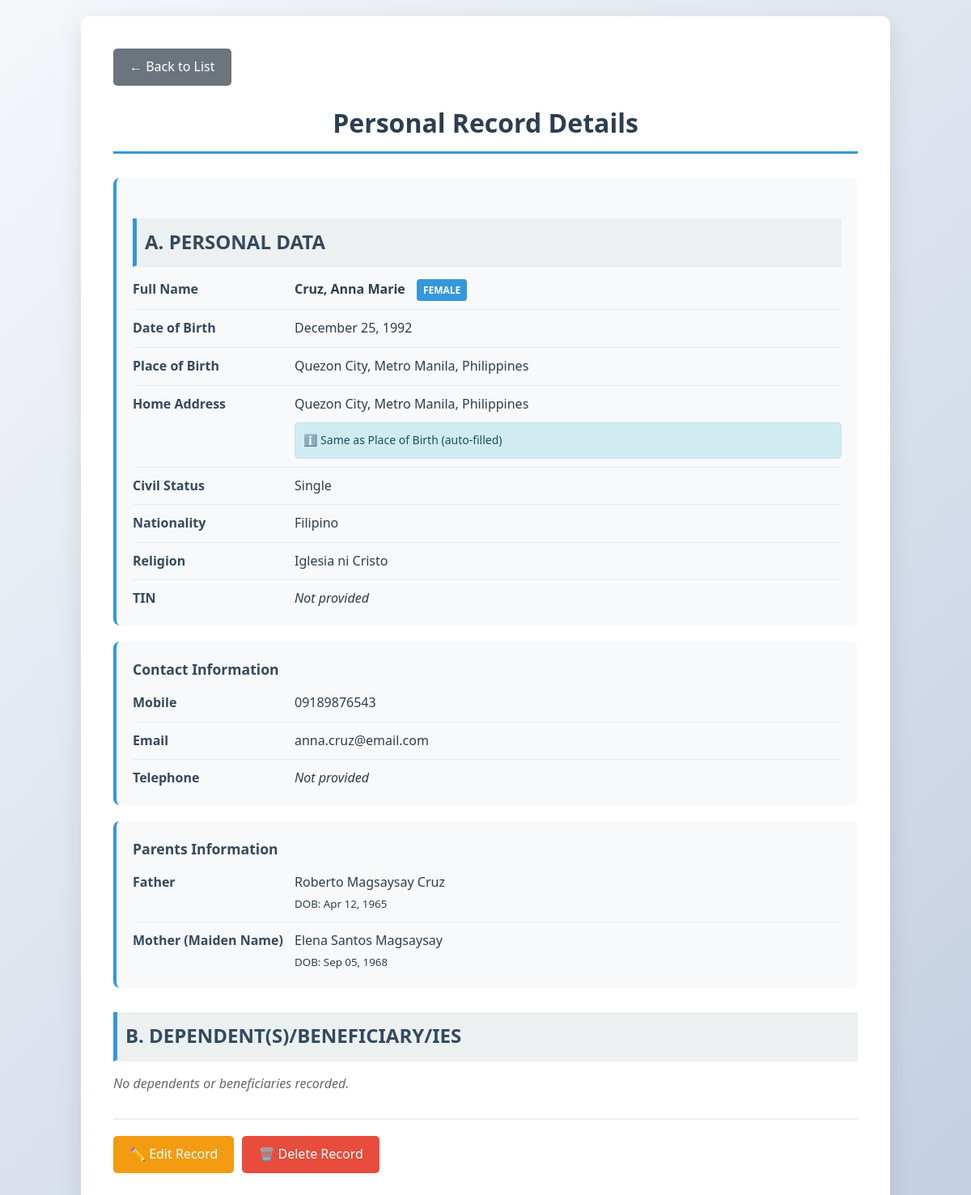
The page /view.php?id=5 on the database its author committed.
### tables this page shows
CREATE TABLE `personal_data` (
  `id` int(11) NOT NULL,
  `last_name` varchar(100) NOT NULL,
  `first_name` varchar(100) NOT NULL,
  `middle_name` varchar(100) DEFAULT NULL,
  `suffix` varchar(20) DEFAULT NULL,
  `dob` date NOT NULL,
  `sex` enum('Male','Female') NOT NULL,
  `civil_status` varchar(50) NOT NULL,
  `civil_status_other` varchar(100) DEFAULT NULL,
  `tin` varchar(50) DEFAULT NULL,
  `nationality` varchar(100) NOT NULL,
  `religion` varchar(100) DEFAULT NULL,
  `pob_city_municipality` varchar(100) NOT NULL,
  `pob_province` varchar(100) DEFAULT NULL,
  `pob_country` varchar(100) DEFAULT 'Philippines',
  `birth_same_as_home` tinyint(1) DEFAULT 0,
  `home_address` text DEFAULT NULL,
  `mobile` varchar(20) NOT NULL,
  `email` varchar(100) NOT NULL,
  `telephone` varchar(50) DEFAULT NULL,
  `father_last_name` varchar(100) DEFAULT NULL,
  `father_first_name` varchar(100) DEFAULT NULL,
  `father_middle_name` varchar(100) DEFAULT NULL,
  `father_suffix` varchar(20) DEFAULT NULL,
  `father_dob` date DEFAULT NULL,
  `mother_last_name` varchar(100) DEFAULT NULL,
  `mother_first_name` varchar(100) DEFAULT NULL,
  `mother_middle_name` varchar(100) DEFAULT NULL,
  `mother_suffix` varchar(20) DEFAULT NULL,
  `mother_dob` date DEFAULT NULL,
  `created_at` timestamp NOT NULL DEFAULT current_timestamp()
);

### functions.php (called while the page is built, shortened)
<?php
function getDB() {
    return getDBConnection();
}
function getRecordById($id) {
    $pdo = getDB();
    $stmt = $pdo->prepare("SELECT * FROM personal_data WHERE id = ?");
    $stmt->execute([$id]);
    $record = $stmt->fetch();
    $stmt = $pdo->prepare("SELECT * FROM dependents WHERE personal_data_id = ?");
    $stmt->execute([$id]);
    $dependents = $stmt->fetchAll();
    $record['spouse'] = null;
    $record['children'] = [];
    $record['beneficiaries'] = [];
    return $record;
}
?>

### view.php (the view, shortened to what this page needs)
<?php
require_once 'functions.php';
$id = isset($_GET['id']) ? intval($_GET['id']) : 0;
$record = getRecordById($id);
?>
<!DOCTYPE html>
<html lang="en">
<head>
    <link rel="stylesheet" href="css/style.css">
</head>
<body>
    <div class="container">
        <a href="index.php" class="btn-back">← Back to List</a>
        <h1>Personal Record Details</h1>
        <div class="detail-group">
            <h2 class="section-title">A. PERSONAL DATA</h2>
            <div class="detail-row">
                <div class="detail-label">Full Name</div>
                <div class="detail-value">
                    <strong>
                        <?php echo htmlspecialchars($record['last_name'] . ', ' . $record['first_name']); ?>
                        <?php if ($record['middle_name']) echo htmlspecialchars(' ' . $record['middle_name']); ?>
                    </strong>
                    <span class="badge badge-info" style="margin-left: 10px;"><?php echo $record['sex']; ?></span>
                </div>
            </div>
            <div class="detail-row">
                <div class="detail-label">Date of Birth</div>
                <div class="detail-value"><?php echo date('F d, Y', strtotime($record['dob'])); ?></div>
            </div>
            <div class="detail-row">
                <div class="detail-label">Place of Birth</div>
                <div class="detail-value">
                    <?php echo htmlspecialchars($record['pob_city_municipality'] . ', ' . $record['pob_province'] . ', ' . $record['pob_country']); ?>
                </div>
            </div>
            <div class="detail-row">
                <div class="detail-label">Home Address</div>
                <div class="detail-value">
                    <?php echo nl2br(htmlspecialchars($record['home_address'])); ?>
                    <?php if ($record['birth_same_as_home']): ?>
                        <div class="same-address-notice">
                            ℹ️ Same as Place of Birth (auto-filled)
                        </div>
                    <?php endif; ?>
                </div>
            </div>
            <div class="detail-row">
                <div class="detail-label">Civil Status</div>
                <div class="detail-value">
                    <?php echo htmlspecialchars($record['civil_status']); ?>
                </div>
            </div>
            <div class="detail-row">
                <div class="detail-label">Nationality</div>
                <div class="detail-value"><?php echo htmlspecialchars($record['nationality']); ?></div>
            </div>
            <div class="detail-row">
                <div class="detail-label">Religion</div>
                <div class="detail-value"><?php echo $record['religion'] ? htmlspecialchars($record['religion']) : '<em>Not specified</em>'; ?></div>
            </div>
            <div class="detail-row">
                <div class="detail-label">TIN</div>
                <div class="detail-value"><?php echo $record['tin'] ? htmlspecialchars($record['tin']) : '<em>Not provided</em>'; ?></div>
            </div>
        </div>
        <div class="detail-group">
            <h3 style="margin-top: 0;">Contact Information</h3>
            <div class="detail-row">
                <div class="detail-label">Mobile</div>
                <div class="detail-value"><?php echo htmlspecialchars($record['mobile']); ?></div>
            </div>
            <div class="detail-row">
                <div class="detail-label">Email</div>
                <div class="detail-value"><?php echo htmlspecialchars($record['email']); ?></div>
            </div>
            <div class="detail-row">
                <div class="detail-label">Telephone</div>
                <div class="detail-value"><?php echo $record['telephone'] ? htmlspecialchars($record['telephone']) : '<em>Not provided</em>'; ?></div>
            </div>
        </div>
        <div class="detail-group">
            <h3 style="margin-top: 0;">Parents Information</h3>
            <div class="detail-row">
                <div class="detail-label">Father</div>
                <div class="detail-value">
                    <?php if ($record['father_last_name'] || $record['father_first_name']): ?>
                        <?php echo htmlspecialchars(trim($record['father_first_name'] . ' ' . $record['father_middle_name'] . ' ' . $record['father_last_name'] . ' ' . $record['father_suffix'])); ?>
                        <?php if ($record['father_dob']): ?>
                            <br><small>DOB: <?php echo date('M d, Y', strtotime($record['father_dob'])); ?></small>
                        <?php endif; ?>
                    <?php else: ?>
                        <em>Not provided</em>
                    <?php endif; ?>
                </div>
            </div>
            <div class="detail-row">
                <div class="detail-label">Mother (Maiden Name)</div>
                <div class="detail-value">
                    <?php if ($record['mother_last_name'] || $record['mother_first_name']): ?>
                        <?php echo htmlspecialchars(trim($record['mother_first_name'] . ' ' . $record['mother_middle_name'] . ' ' . $record['mother_last_name'] . ' ' . $record['mother_suffix'])); ?>
                        <?php if ($record['mother_dob']): ?>
                            <br><small>DOB: <?php echo date('M d, Y', strtotime($record['mother_dob'])); ?></small>
                        <?php endif; ?>
                    <?php else: ?>
                        <em>Not provided</em>
                    <?php endif; ?>
                </div>
            </div>
        </div>
        <h2 class="section-title">B. DEPENDENT(S)/BENEFICIARY/IES</h2>
        <?php if ($record['spouse'] || count($record['children']) > 0 || count($record['beneficiaries']) > 0): ?>
            <div class="dependents-list">
                <?php if ($record['spouse']): ?>
                    <div class="dependent-card">
                        <div class="dependent-type">Spouse</div>
                        <div style="font-weight: 600;">
                            <?php echo htmlspecialchars($record['spouse']['first_name'] . ' ' . $record['spouse']['middle_name'] . ' ' . $record['spouse']['last_name']); ?>
                            <?php if ($record['spouse']['suffix']): ?>
                                <?php echo htmlspecialchars(', ' . $record['spouse']['suffix']); ?>
                            <?php endif; ?>
                        </div>
                    </div>
                <?php endif; ?>
                <?php foreach ($record['children'] as $child): ?>
                    <div class="dependent-card">
                        <div class="dependent-type">Child</div>
                        <div style="font-weight: 600;">
                            <?php echo htmlspecialchars($child['first_name'] . ' ' . $child['middle_name'] . ' ' . $child['last_name']); ?>
                            <?php if ($child['suffix']): ?>
                                <?php echo htmlspecialchars(', ' . $child['suffix']); ?>
                            <?php endif; ?>
                        </div>
                        <?php if ($child['dob']): ?>
                            <div style="font-size: 14px; color: #666;">DOB: <?php echo date('M d, Y', strtotime($child['dob'])); ?></div>
                        <?php endif; ?>
                    </div>
                <?php endforeach; ?>
                <?php foreach ($record['beneficiaries'] as $ben): ?>
                    <div class="dependent-card">
                        <div class="dependent-type">Beneficiary</div>
                        <div style="font-weight: 600;">
                            <?php echo htmlspecialchars($ben['first_name'] . ' ' . $ben['middle_name'] . ' ' . $ben['last_name']); ?>
                        </div>
                        <div style="font-size: 14px; color: #666;">
                            Relationship: <?php echo htmlspecialchars($ben['relationship']); ?>
                            <?php if ($ben['dob']): ?> | DOB: <?php echo date('M d, Y', strtotime($ben['dob'])); ?><?php endif; ?>
                        </div>
                    </div>
                <?php endforeach; ?>
            </div>
        <?php else: ?>
            <p style="color: #666; font-style: italic;">No dependents or beneficiaries recorded.</p>
        <?php endif; ?>
        <div class="btn-group">
            <a href="edit.php?id=<?php echo $record['id']; ?>" class="btn-edit">✏️ Edit Record</a>
            <a href="delete.php?id=<?php echo $record['id']; ?>"
               class="btn-delete"
               onclick="return confirm('Are you sure you want to delete this record?')">🗑️ Delete Record</a>
        </div>
    </div>
</body>
</html>

### css/style.css (style rules this page uses)
:root { --primary-color: #3498db; --primary-dark: #2980b9; --danger-color: #e74c3c; --success-color: #27ae60; --text-dark: #2c3e50; --text-gray: #7f8c8d; --bg-light: #ecf0f1; --border-color: #bdc3c7; }
* { box-sizing: border-box; font-family: 'Segoe UI', Tahoma, Geneva, Verdana, sans-serif; margin: 0; padding: 0; }
body { background: linear-gradient(135deg, #f5f7fa 0%, #c3cfe2 100%); padding: 20px; line-height: 1.6; }
.container { max-width: 1000px; margin: 0 auto; background: white; padding: 40px; border-radius: 10px; box-shadow: 0 10px 30px rgba(0,0,0,0.1); }
h1 { color: var(--text-dark); text-align: center; margin-bottom: 30px; border-bottom: 3px solid var(--primary-color); padding-bottom: 10px; }
h2 { color: #34495e; margin-top: 30px; margin-bottom: 20px; background: var(--bg-light); padding: 10px; border-left: 5px solid var(--primary-color); }
h3 { color: #34495e; margin-top: 25px; margin-bottom: 15px; font-size: 1.1em; }

### view.php (style rules this page uses)
.detail-group { background: #f8f9fa; padding: 20px; border-radius: 8px; margin-bottom: 20px; border-left: 4px solid #3498db; }
.detail-row { display: flex; margin-bottom: 10px; border-bottom: 1px solid #e9ecef; padding-bottom: 10px; }
.detail-row:last-child { border-bottom: none; margin-bottom: 0; padding-bottom: 0; }
.detail-label { width: 200px; font-weight: 600; color: #34495e; }
.detail-value { flex: 1; color: #2c3e50; }
.badge { display: inline-block; padding: 4px 8px; border-radius: 4px; font-size: 12px; font-weight: 600; text-transform: uppercase; }
.badge-info { background: #3498db; color: white; }
.section-title { color: #34495e; margin: 30px 0 15px 0; padding-bottom: 10px; border-bottom: 2px solid #eee; }
.btn-back { background: #6c757d; color: white; padding: 10px 20px; text-decoration: none; border-radius: 5px; display: inline-block; margin-bottom: 20px; }
.btn-group { margin-top: 30px; padding-top: 20px; border-top: 2px solid #eee; display: flex; gap: 10px; }
.btn-edit { background: #f39c12; color: white; padding: 10px 20px; text-decoration: none; border-radius: 5px; }
.btn-delete { background: #e74c3c; color: white; padding: 10px 20px; text-decoration: none; border-radius: 5px; }
.same-address-notice { background: #d1ecf1; border: 1px solid #bee5eb; color: #0c5460; padding: 10px; border-radius: 5px; margin-top: 10px; font-size: 14px; }

### rows shown on the page
personal_data: last_name+first_name "Cruz, Anna", middle_name "Marie", sex "FEMALE", dob "December 25, 1992", pob_city_municipality+pob_province+pob_country "Quezon City, Metro Manila, Philippines", home_address "Quezon City, Metro Manila, Philippines", civil_status "Single", nationality "Filipino", religion "Iglesia ni Cristo", mobile "09189876543", email "anna.cruz@email.com", father_first_name+father_middle_name+father_last_name "Roberto Magsaysay Cruz", father_dob "Apr 12, 1965", mother_first_name+mother_middle_name+mother_last_name "Elena Santos Magsaysay", mother_dob "Sep 05, 1968"
